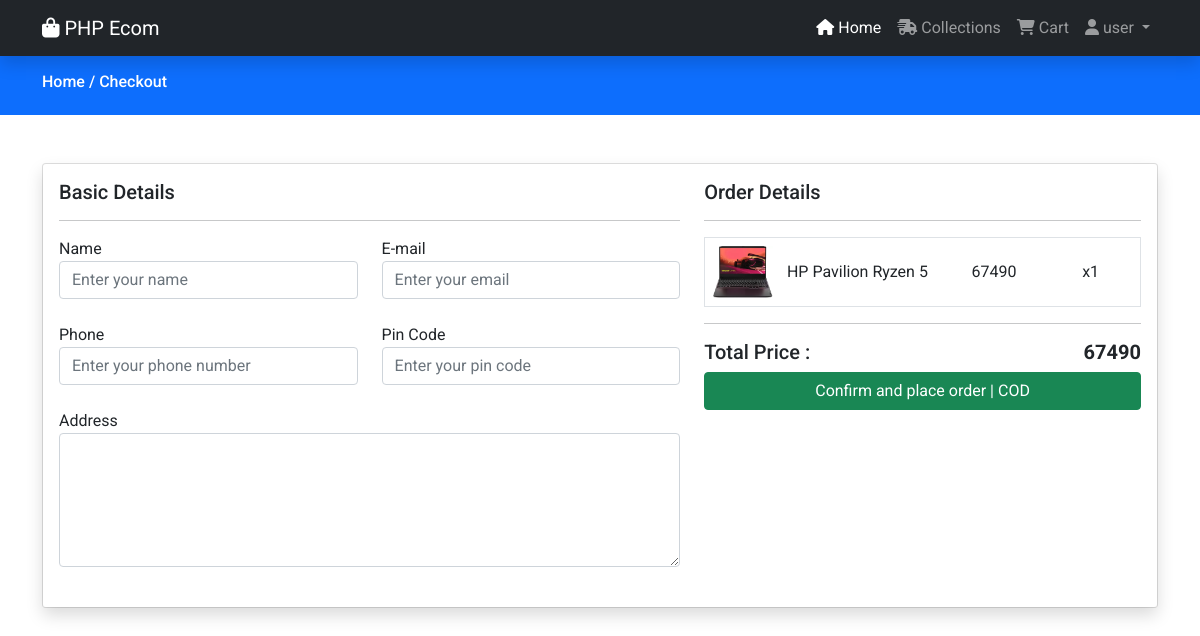
Screenshot of /checkout.php (signed in) with the database file from the repository.
### tables this page shows
CREATE TABLE `carts` (
  `id` int(11) NOT NULL,
  `user_id` int(11) NOT NULL,
  `prod_id` int(11) NOT NULL,
  `prod_qty` int(11) NOT NULL,
  `created_at` timestamp NOT NULL DEFAULT current_timestamp()
);

CREATE TABLE `products` (
  `id` int(11) NOT NULL,
  `category_id` int(11) NOT NULL,
  `name` varchar(191) NOT NULL,
  `slug` varchar(191) NOT NULL,
  `small_description` mediumtext NOT NULL,
  `description` mediumtext NOT NULL,
  `original_price` int(11) NOT NULL,
  `selling_price` int(11) NOT NULL,
  `image` varchar(191) NOT NULL,
  `qty` int(11) NOT NULL,
  `status` tinyint(4) NOT NULL,
  `trending` tinyint(4) NOT NULL,
  `meta_title` varchar(191) NOT NULL,
  `meta_keywords` mediumtext NOT NULL,
  `meta_description` mediumtext NOT NULL,
  `created_at` timestamp NOT NULL DEFAULT current_timestamp()
);

### functions/userfunctions.php (called while the page is built, shortened)
<?php
include('config/dbcon.php');
function getCartItems()
{
   global $con;
   $userId = $_SESSION['auth_user']['user_id'];
   $query = "SELECT c.id as cid, c.prod_id, c.prod_qty, p.id as pid, p.name, p.image, p.selling_price
             FROM carts c, products p WHERE c.prod_id=p.id AND c.user_id='$userId' ORDER BY c.id DESC ";
   return $query_run = mysqli_query($con, $query);
}
?>

### checkout.php (the view, shortened to what this page needs)
<?php
include('functions/userfunctions.php');
include('includes/heder.php');
?>
<div class="py-3 bg-primary">
    <div class="container">
        <h6 class="text-white">
            <a href="index.php" class="text-white">
                Home /
            </a>
            <a href="checkout.php" class="text-white">
                Checkout
            </a>
        </h6>
    </div>
</div>
<div class="py-5">
    <div class="container">
        <div class="card">
            <div class="card-body shadow">
                <form action="functions/placeorder.php" method="POST">
                <div class="row">
                    <div class="col-md-7">
                        <h5>Basic Details</h5>
                        <hr>
                        <div class="row mb-4">
                            <div class="col">
                                <div class="form-outline">
                                    <label class="fw-regular">Name</label>
                                    <input type="text" name="name" id="name" required placeholder="Enter your name" class="form-control">
                                </div>
                            </div>
                            <div class="col">
                                <div class="form-outline">
                                    <label class="fw-regular">E-mail</label>
                                    <input type="email" name="email" id="email"  required  placeholder="Enter your email" class="form-control">
                                </div>
                            </div>
                        </div>
                        <div class="row mb-4">
                            <div class="col">
                                <div class="form-outline">
                                    <label class="fw-regular">Phone</label>
                                    <input type="text" name="phone" id="phone" required  placeholder="Enter your phone number" class="form-control">
                                </div>
                            </div>
                            <div class="col">
                                <div class="form-outline">
                                    <label class="fw-regular">Pin Code</label>
                                    <input type="text" name="pincode" id="pincode" required  placeholder="Enter your pin code" class="form-control">
                                </div>
                            </div>
                        </div>
                        <div class="form-outline mb-4">
                            <label class="fw-regular">Address</label>
                            <textarea name="address" id="address" required   class="form-control" rows="5"></textarea>
                        </div>
                    </div>
                    <div class="col-md-5">
                        <h5>Order Details</h5>
                        <hr>
                        <?php $items = getCartItems();
                        $totalPrice = 0;
                        foreach ($items as $citem)
                        {
                        ?>
                            <div class="mb-1 p-2  border">
                                <div class="row align-items-center">
                                    <div class="col-md-2">
                                        <img src="./admin/uploads/<?= $citem['image']; ?>" alt="Image" width="60px">
                                    </div>
                                    <div class="col-md-5">
                                        <label><?= $citem['name']; ?></label>
                                    </div>
                                    <div class="col-md-3">
                                        <label><?= $citem['selling_price']; ?></label>
                                    </div>
                                    <div class="col-md-2">
                                        <label>x<?= $citem['prod_qty']; ?></label>
                                    </div>
                                </div>
                            </div>
                        <?php
                            $totalPrice += $citem['selling_price'] * $citem['prod_qty'];
                        }
                        ?>
                        <hr>
                        <h5>Total Price : <span class="float-end fw-bold"><?= $totalPrice ?></span></h5>
                        <div class="">
                            <button  type="submit" name="placeOrderBtn" class="btn btn-success  w-100">Confirm and place order | COD</button>
                        </div>
                    </div>
                </div>
                </form>
            </div>
        </div>
    </div>
</div>
<?php include('includes/footer.php'); ?>

### assets/css/custom.css (style rules this page uses)
* { font-family: 'Roboto', sans-serif; }
a { text-decoration: none; }

### rows the page displays
carts: products.image (picture), products.name "HP Pavilion Ryzen 5", products.selling_price "67490", prod_qty "1"

### other values shown
$_SESSION['auth_user']['name'] "user"
$totalPrice "67490"
